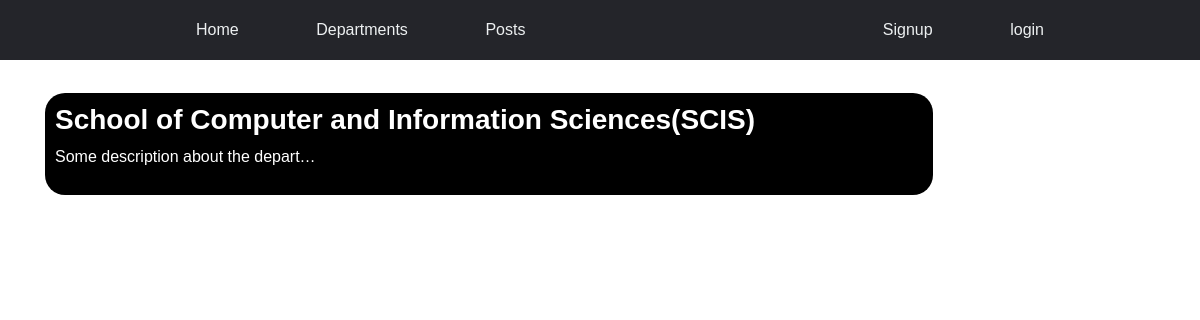
The app's page /department/list/, older data.
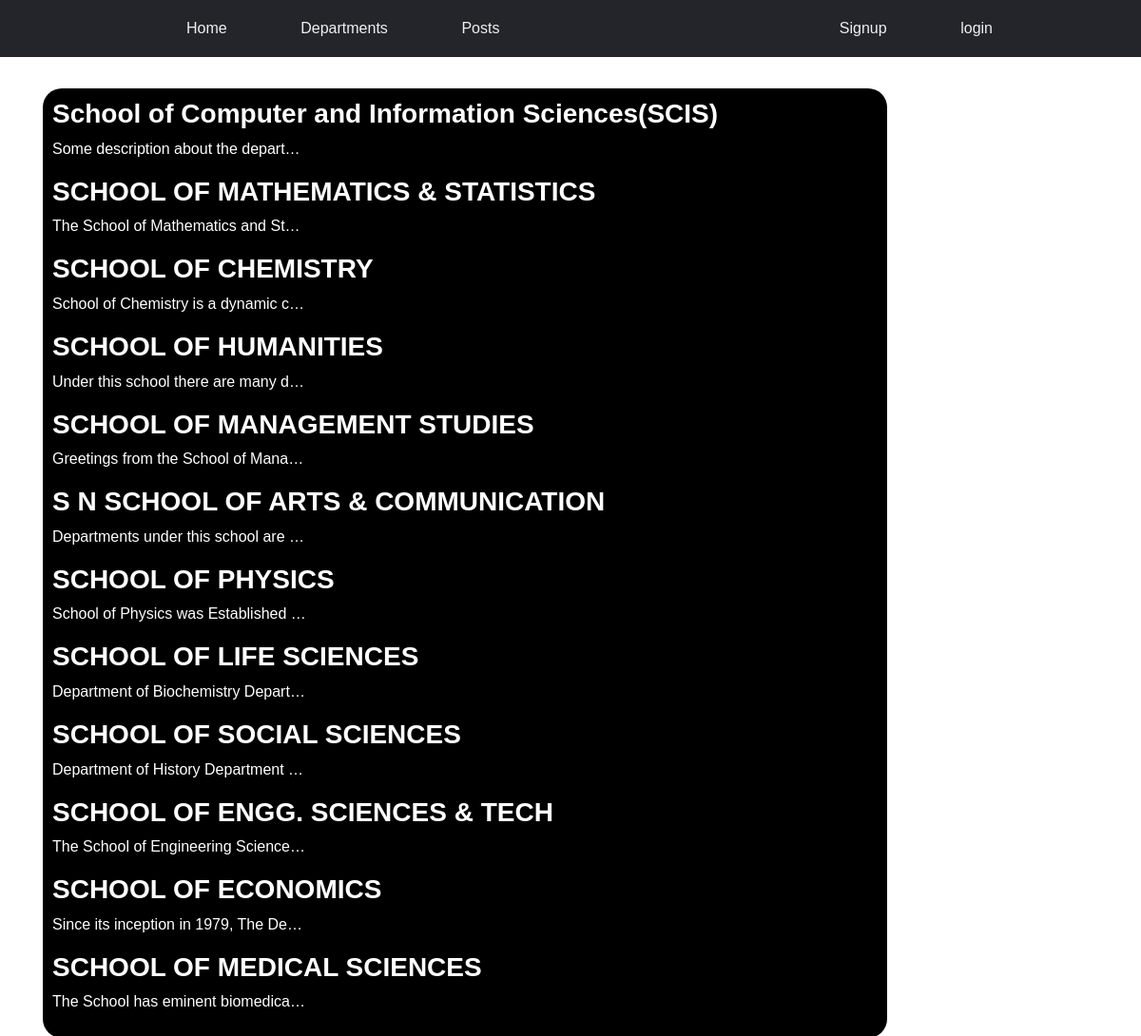
The same page, newer data.
### department/models.py (models this page shows, shortened)
class Department(models.Model):
    name = models.CharField(max_length=100)
    description = models.TextField()

### department/views.py (the view)
# urls.py: path('list/', views.dept_list, name='list'),
def dept_list(request):
    departments = Department.objects.all()
    return render(request, 'department/department_list.html',
                            {'departments': departments,})

### department/templates/department/department_list.html
{% extends 'base.html' %}
{% block content %}
<div class='post-list'>
    {% for dept in departments %}
    <h3><a href="{% url 'department:details' pk=dept.pk %}">{{ dept.name }}</a></h3>
    <p style='white-space: nowrap;
                        overflow: hidden;
                        text-overflow: ellipsis;
                        max-width: 30ch;'>
        {{dept.description}}
    </p>
    {% empty %}
    <h1>Ooopsi.. No departments</h1>
    {% endfor %}
</div>
{% endblock %}

### templates/base.html (shortened to what this page needs)
<!DOCTYPE html>
{% load static %}
<html lang="en">
<head>
    <link rel="stylesheet" href="https://stackpath.bootstrapcdn.com/bootstrap/4.5.2/css/bootstrap.min.css"
>
    <link rel="stylesheet" href="{% static 'main.css' %}">
</head>
<body>
    <nav class="my-nav">
        <ul class="nav-links">
            <li class=""><a class="nav-link" href="{% url 'index' %}">Home</a></li>
            <li class=""><a class="nav-link" href="{% url 'department:list' %}">Departments</a></li>
            <li class=""><a class="nav-link" href="{% url 'posts:list' %}">Posts</a></li>
        </ul>
        <ul class="nav-links">
            {% if user.is_authenticated %}
            <li class=""><a class="nav-link" href="{% url 'posts:create' %}">New Post</a></li>
            <li class=""><a class="nav-link" href="{% url 'accounts:logout' %}">logout</a></li>
            <li class=""><a class="nav-link" href="{% url 'accounts:profile' pk=user.pk %}">{{ user }}</a></li>
            {% else %}
            <li class=""><a class="nav-link" href="{% url 'accounts:signup' %}">Signup</a></li>
            <li class=""><a class="nav-link" href="{% url 'accounts:login' %}">login</a></li>
            {% endif %}
        </ul>
    </nav>
    <div class="container">
        {% block content %}
        {% endblock %}
    </div>
</body>
</html>

### static/main.css (style rules this page uses)
body { margin: 0%; padding: 0%; font-family: sans-serif; }

### static/mynav.css (style rules this page uses)
.my-nav { box-sizing: border-box; margin: 0; padding: 0; background-color: #24252a; display: flex; justify-content: space-between; align-items: center; padding: 30px 10%; height: 30px; }
.my-nav a, li { font-family: sans-serif; font-size: 16px; color: #edf0f1; text-decoration: none; }
.my-nav { font-size: 20px; }
.nav-links { list-style: none; height: 25px; }
.nav-links li { display: inline-block; padding: 0px 20px; }
.nav-links li a { transition: all 0.3s ease 0s; }

### static/list.css (style rules this page uses)
.post-list { padding: 10px; margin-top: 3%; width: 80%; height: fit-content; background: black; color: white; top: 50%; left: 50%; box-sizing: border-box; border-radius: 20px; }
.post-list a { font-weight: bold; text-decoration: none; color: white; }

Row changes from the older to the newer data that the page shows:
added Department: name "SCHOOL OF MATHEMATICS & STATISTICS", description "The School of Mathematics and St…"
added Department: name "SCHOOL OF CHEMISTRY", description "School of Chemistry is a dynamic c…"
added Department: name "SCHOOL OF HUMANITIES", description "Under this school there are many d…"
added Department: name "SCHOOL OF MANAGEMENT STUDIES", description "Greetings from the School of Mana…"
added Department: name "S N SCHOOL OF ARTS & COMMUNICATION", description "Departments under this school are…"
added Department: name "SCHOOL OF PHYSICS", description "School of Physics was Established…"
added Department: name "SCHOOL OF LIFE SCIENCES", description "Department of Biochemistry Depart…"
added Department: name "SCHOOL OF SOCIAL SCIENCES", description "Department of History Department…"
added Department: name "SCHOOL OF ENGG. SCIENCES & TECH", description "The School of Engineering Science…"
added Department: name "SCHOOL OF ECONOMICS", description "Since its inception in 1979, The De…"
added Department: name "SCHOOL OF MEDICAL SCIENCES", description "The School has eminent biomedica…"
